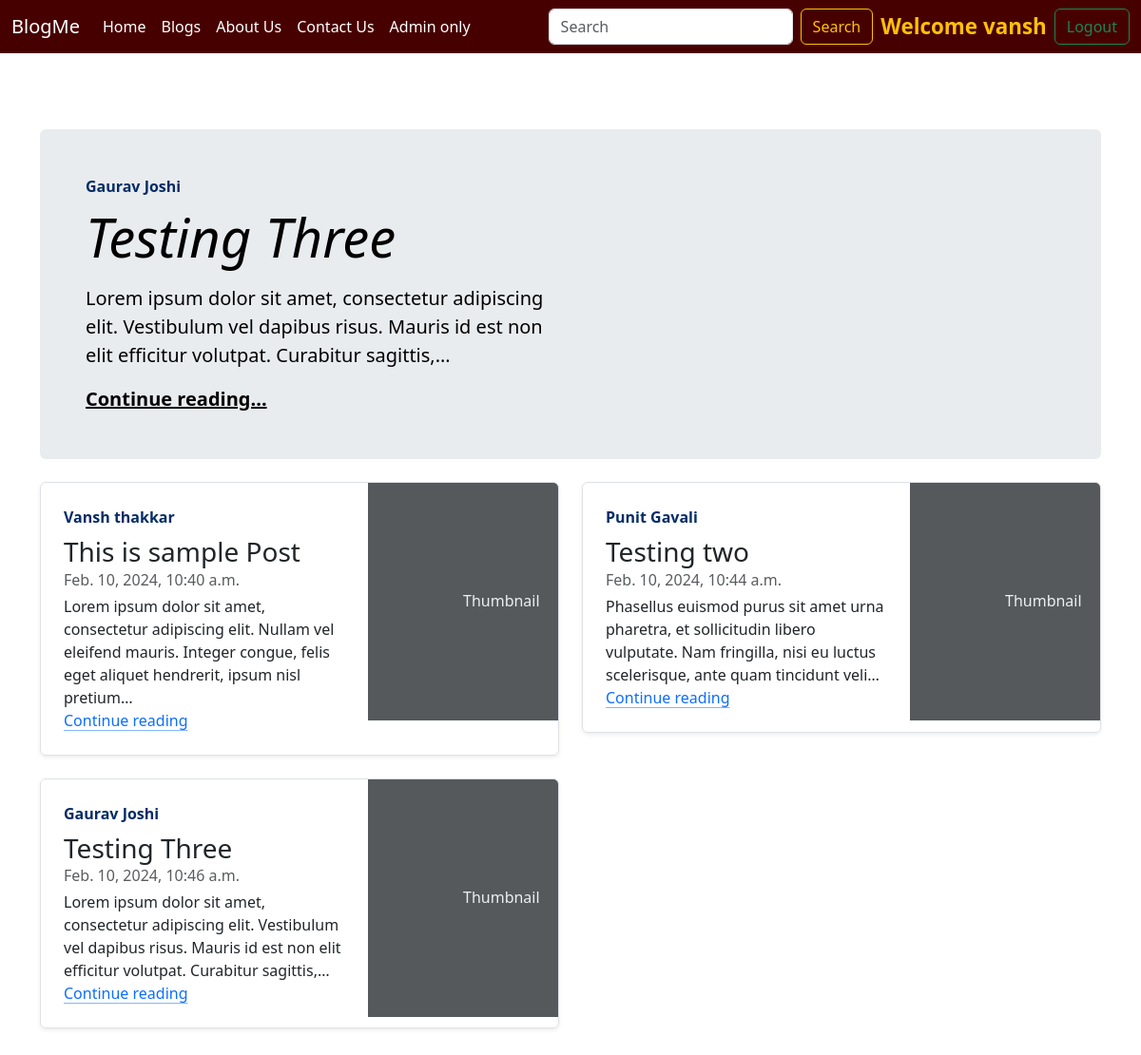
Screenshot of /blog/ (signed in) with the database file from the repository.
### blog/models.py (models this page shows, shortened)
class Post(models.Model):
    pid=models.AutoField(primary_key=True)
    title=models.CharField(max_length=255)
    author=models.CharField(max_length=15)
    content=models.TextField()
    slug=models.CharField(max_length=100)
    timestamp=models.DateTimeField(blank=True)

### blog/views.py (the view)
# urls.py: path('', views.blogHome, name='blogHome'),
def blogHome(request):
    allPosts=Post.objects.all()
    latest_post = allPosts.order_by('-timestamp').first()
    context={'allPosts':allPosts, 'latest_post':latest_post}
    return render(request, 'blog/blogHome.html' , context)

### templates/blog/blogHome.html (shortened to what this page needs)
{% extends 'home/base.html' %}
{% block blogactive %}active{% endblock %}
{% block body %}
<div class="mt-7">
<main class="container">
    <div class="p-4 p-md-5 mb-4 rounded text-body-emphasis bg-body-secondary">
      <div class="col-lg-6 px-0">
        <strong class="d-inline-block mb-2 text-primary-emphasis">{{ latest_post.author }}</strong>
        <h1 class="display-4 fst-italic">{{ latest_post.title }}</h1>
        <p class="lead my-3">{{ latest_post.content | truncatechars:150 }}</p>
        <p class="lead mb-0"><a href="/blog/{{ latest_post.slug }}" class="text-body-emphasis fw-bold">Continue reading...</a></p>
      </div>
    </div>
    <div class="row mb-2">
    {% for post in allPosts %}
      <div class="col-md-6">
        <div class="row g-0 border rounded overflow-hidden flex-md-row mb-4 shadow-sm h-md-250 position-relative">
          <div class="col p-4 d-flex flex-column position-static">
            <strong class="d-inline-block mb-2 text-primary-emphasis">{{ post.author }}</strong>
            <h3 class="mb-0">{{ post.title }}</h3>
            <div class="mb-1 text-body-secondary">{{ post.timestamp }}</div>
            <p class="card-text mb-auto">{{ post.content | truncatechars:150 }}</p>
            <a href="/blog/{{ post.slug }}/" class="icon-link gap-1 icon-link-hover stretched-link">
              Continue reading
              <svg class="bi"><use xlink:href="#chevron-right"></use></svg>
            </a>
          </div>
          <div class="col-auto d-none d-lg-block">
            <svg class="bd-placeholder-img" width="200" height="250" xmlns="http://www.w3.org/2000/svg" role="img" aria-label="Placeholder: Thumbnail" preserveAspectRatio="xMidYMid slice" focusable="false"><title>Placeholder</title><rect width="100%" height="100%" fill="#55595c"></rect><text x="50%" y="50%" fill="#eceeef" dy=".3em">Thumbnail</text></svg>
          </div>
        </div>
      </div>
      {% endfor %}
    </div>
  </main>
</div>
{% endblock %}

### templates/home/base.html (shortened to what this page needs)
<!doctype html>
<html lang="en">
  <head>
    {% load static %}
    <link href="https://cdn.jsdelivr.net/npm/bootstrap@5.3.2/dist/css/bootstrap.min.css" rel="stylesheet">
    <link rel="stylesheet" href="{% static 'css/base.css' %}">
  </head>
  <body>
    <nav class="navbar navbar-expand-lg bg-body-tertiary navbar-custom">
        <div class="container-fluid">
          <a class="navbar-brand" href="/">BlogMe</a>
          <div class="collapse navbar-collapse" id="navbarSupportedContent">
            <ul class="navbar-nav me-auto mb-2 mb-lg-0">
              <li class="nav-item">
                <a class="nav-link {% block homeactive %}{% endblock %}" aria-current="page" href="/">Home</a>
              </li>
              <li class="nav-item">
                <a class="nav-link {% block blogactive %}{% endblock %}" href="/blog">Blogs</a>
              </li>
              <li class="nav-item">
                <a class="nav-link {% block aboutactive %}{% endblock %}" href="/about">About Us</a>
              </li>
              <li class="nav-item">
                <a class="nav-link {% block contactactive %}{% endblock %}" href="/contact">Contact Us</a>
              </li>
              <li class="nav-item">
                <a class="nav-link {% block adminactive %}{% endblock %}" target="_blank" href="/admin">Admin only</a>
              </li>
            </ul>
            <form class="d-flex" role="search" method="get" action="/search/">
              <input class="form-control me-2" name="search" id="search" type="search" placeholder="Search" aria-label="Search">
              <button class="btn btn-outline-warning" type="submit">Search</button>
            </form>
            {% if user.is_authenticated %}
            <span id="logguser">Welcome {{ request.user }}</span>
            <button type="button" class="btn btn-outline-success" data-bs-toggle="modal" data-bs-target="#logoutModal">
              Logout
            </button>
            {% endif %}
          </div>
        </div>
      </nav>
      {% block body %}{% endblock %}
  </body>
</html>

### static/css/base.css (style rules this page uses)
.navbar-custom { background-color: #470000!important; }
.navbar-custom .nav-link { color: #ffffff!important; }
.navbar-custom .navbar-brand { color: #ffffff; }
#logguser { font-weight: bolder; color: #ffc107; font-size: 1.4rem; margin: 0 0.5rem; }

### templates/blog/blogHome.html (style rules this page uses)
.mt-7 { margin-top: 5rem; }

### rows the page displays
Post: author "Gaurav Joshi", title "Testing Three", content "Lorem ipsum dolor sit amet, consectetur adipiscing elit. Vestibulum vel dapibus risus. Mauris id est non elit efficitur volutpat. Curabitur sagittis,…", timestamp "Feb. 10, 2024, 10:46 a.m."
Post: author "Vansh thakkar", title "This is sample Post", timestamp "Feb. 10, 2024, 10:40 a.m.", content "Lorem ipsum dolor sit amet, consectetur adipiscing elit. Nullam vel eleifend mauris. Integer congue, felis eget aliquet hendrerit, ipsum nisl pretium…"
Post: author "Punit Gavali", title "Testing two", timestamp "Feb. 10, 2024, 10:44 a.m.", content "Phasellus euismod purus sit amet urna pharetra, et sollicitudin libero vulputate. Nam fringilla, nisi eu luctus scelerisque, ante quam tincidunt veli…"

### other values shown
{{ request.user }} "vansh"
